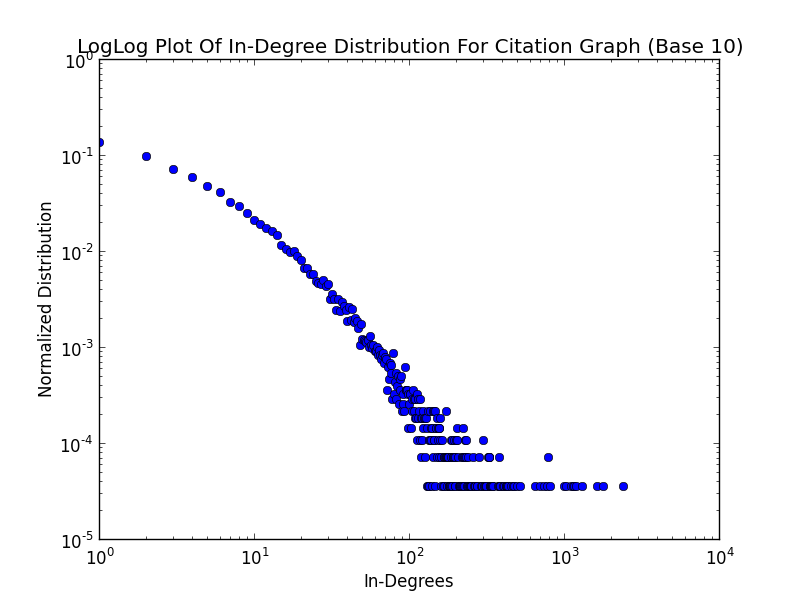

This figure's Python source:
#!/usr/bin/python

import matplotlib.pyplot as plt
import proj1
import urllib2


CITATION_URL = "http://storage.googleapis.com/codeskulptor-alg/alg_phys-cite.txt"


def load_graph(graph_url):
    """
    Function that loads a graph given the URL
    for a text representation of the graph
    
    Returns a dictionary that models a graph
    """
    graph_file = urllib2.urlopen(graph_url)
    graph_text = graph_file.read()
    graph_lines = graph_text.split('\n')
    graph_lines = graph_lines[ : -1]
    
    print "Loaded graph with", len(graph_lines), "nodes"
    
    answer_graph = {}
    for line in graph_lines:
        neighbors = line.split(' ')
        node = int(neighbors[0])
        answer_graph[node] = set([])
        for neighbor in neighbors[1 : -1]:
            answer_graph[node].add(int(neighbor))

    return answer_graph


def main():
    citation_graph = load_graph(CITATION_URL)
    dist = proj1.in_degree_distribution(citation_graph)
    total = sum(dist.values())
    dist = {key: float(val)/total for key, val in dist.iteritems()}
    pairs = [(key, dist[key]) for key in sorted(dist)]
    x, y = zip(*pairs)
    plt.loglog(x, y, 'o')
    plt.ylabel('Normalized Distribution')
    plt.xlabel('In-Degrees')
    plt.title('LogLog Plot Of In-Degree Distribution For Citation Graph (Base 10)')
    plt.show()
    import pdb; pdb.set_trace()


if __name__ == '__main__':
    main()
